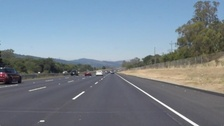
#> input picture CarND-LaneLines-P1/test_images/solidWhiteRight.jpg, 224 x 126 px, shrunk from 960 x 540 before the run
$ jupyter execute --allow-errors P1.ipynb   (shell and % lines are left out)
#> lines starting #> are read from the running program, lines starting #| are printed output that depends on the picture; after the words box and inside, x2 and y2 are one past the last pixel; in counts of white or black regions, pixels touching at a corner belong together
# Self-Driving Car Engineer Nanodegree

## Project: **Finding Lane Lines on the Road**
***
In this project, you will use the tools you learned about in the lesson to identify lane lines on the road.  You can develop your pipeline on a series of individual images, and later apply the result to a video stream (really just a series of images). Check out the video clip "raw-lines-example.mp4" (also contained in this repository) to see what the output should look like after using the helper functions below.

Once you have a result that looks roughly like "raw-lines-example.mp4", you'll need to get creative and try to average and/or extrapolate the line segments you've detected to map out the full extent of the lane lines.  You can see an example of the result you're going for in the video "P1_example.mp4".  Ultimately, you would like to draw just one line for the left side of the lane, and one for the right.

In addition to implementing code, there is a brief writeup to complete. The writeup should be completed in a separate file, which can be either a markdown file or a pdf document. There is a [write up template](https://github.com/udacity/CarND-LaneLines-P1/blob/master/writeup_template.md) that can be used to guide the writing process. Completing both the code in the Ipython notebook and the writeup template will cover all of the [rubric points](https://review.udacity.com/#!/rubrics/322/view) for this project.

---
Let's have a look at our first image called 'test_images/solidWhiteRight.jpg'.  Run the 2 cells below (hit Shift-Enter or the "play" button above) to display the image.

**Note: If, at any point, you encounter frozen display windows or other confounding issues, you can always start again with a clean slate by going to the "Kernel" menu above and selecting "Restart & Clear Output".**

---

**The tools you have are color selection, region of interest selection, grayscaling, Gaussian smoothing, Canny Edge Detection and Hough Tranform line detection.  You  are also free to explore and try other techniques that were not presented in the lesson.  Your goal is piece together a pipeline to detect the line segments in the image, then average/extrapolate them and draw them onto the image for display (as below).  Once you have a working pipeline, try it out on the video stream below.**

---

<figure>

 <figcaption>
 <p></p>
 <p style="text-align: center;"> Your output should look something like this (above) after detecting line segments using the helper functions below </p>
 </figcaption>
</figure>
 <p></p>
<figure>

 <figcaption>
 <p></p>
 <p style="text-align: center;"> Your goal is to connect/average/extrapolate line segments to get output like this</p>
 </figcaption>
</figure>

**Run the cell below to import some packages.  If you get an `import error` for a package you've already installed, try changing your kernel (select the Kernel menu above --> Change Kernel).  Still have problems?  Try relaunching Jupyter Notebook from the terminal prompt.  Also, consult the forums for more troubleshooting tips.**

## Import Packages

[cell 1]
#importing some useful packages
import matplotlib.pyplot as plt
import matplotlib.image as mpimg
import numpy as np
import cv2

## Read in an Image

[cell 2]
#reading in an image
image = mpimg.imread('test_images/solidWhiteRight.jpg')
#> image is the input picture: shape (126, 224, 3); mean R, G, B 120.3, 132.6, 143.7

#printing out some stats and plotting
print('This image is:', type(image), 'with dimensions:', image.shape)
#| This image is: <class 'numpy.ndarray'> with dimensions: (126, 224, 3)
plt.imshow(image)  # if you wanted to show a single color channel image called 'gray', for example, call as plt.imshow(gray, cmap='gray')

## Ideas for Lane Detection Pipeline

**Some OpenCV functions (beyond those introduced in the lesson) that might be useful for this project are:**

`cv2.inRange()` for color selection
`cv2.fillPoly()` for regions selection
`cv2.line()` to draw lines on an image given endpoints
`cv2.addWeighted()` to coadd / overlay two images
`cv2.cvtColor()` to grayscale or change color
`cv2.imwrite()` to output images to file
`cv2.bitwise_and()` to apply a mask to an image

**Check out the OpenCV documentation to learn about these and discover even more awesome functionality!**

## Helper Functions

Below are some helper functions to help get you started. They should look familiar from the lesson!

[cell 3]
import math

def grayscale(img):
    """Applies the Grayscale transform
    This will return an image with only one color channel
    but NOTE: to see the returned image as grayscale
    (assuming your grayscaled image is called 'gray')
    you should call plt.imshow(gray, cmap='gray')"""
    return cv2.cvtColor(img, cv2.COLOR_RGB2GRAY)
    # Or use BGR2GRAY if you read an image with cv2.imread()
    # return cv2.cvtColor(img, cv2.COLOR_BGR2GRAY)

def canny(img, low_threshold, high_threshold):
    """Applies the Canny transform"""
    return cv2.Canny(img, low_threshold, high_threshold)

def gaussian_blur(img, kernel_size):
    """Applies a Gaussian Noise kernel"""
#> called with kernel_size = 7
    return cv2.GaussianBlur(img, (kernel_size, kernel_size), 0)
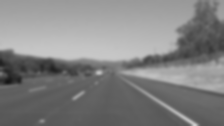
#> returned value: shape (126, 224); min 21, max 208, mean 130.1

def region_of_interest(img, vertices):
    """
    Applies an image mask.

    Only keeps the region of the image defined by the polygon
    formed from `vertices`. The rest of the image is set to black.
    `vertices` should be a numpy array of integer points.
    """
    #defining a blank mask to start with
    mask = np.zeros_like(img)

    #defining a 3 channel or 1 channel color to fill the mask with depending on the input image
    if len(img.shape) > 2:
        channel_count = img.shape[2]  # i.e. 3 or 4 depending on your image
        ignore_mask_color = (255,) * channel_count
    else:
        ignore_mask_color = 255

    #filling pixels inside the polygon defined by "vertices" with the fill color
    cv2.fillPoly(mask, vertices, ignore_mask_color)

    #returning the image only where mask pixels are nonzero
    masked_image = cv2.bitwise_and(img, mask)
    return masked_image


from scipy import stats

def draw_lines(img, lines, color=[255, 0, 0], thickness=2, horizon=0.6, original_img=None):
    """
    NOTE: this is the function you might want to use as a starting point once you want to
    average/extrapolate the line segments you detect to map out the full
    extent of the lane (going from the result shown in raw-lines-example.mp4
    to that shown in P1_example.mp4).

    Think about things like separating line segments by their
    slope ((y2-y1)/(x2-x1)) to decide which segments are part of the left
    line vs. the right line.  Then, you can average the position of each of
    the lines and extrapolate to the top and bottom of the lane.

    This function draws `lines` with `color` and `thickness`.
    Lines are drawn on the image inplace (mutates the image).
    If you want to make the lines semi-transparent, think about combining
    this function with the weighted_img() function below
    """
    left_x = []
    left_y = []
    right_x = []
    right_y = []
    height = img.shape[0]
    for line in lines:
        for x1,y1,x2,y2 in line:

            sl = slope(x1,y1,x2,y2)
            if (abs(sl) < 0.1):
                continue

            if (sl < 0):
                left_x = left_x + [x1, x2]
                left_y = left_y + [y1, y2]
            else:
                right_x = right_x + [x1, x2]
                right_y = right_y + [y1, y2]

    draw_line(img, left_x, left_y, height, horizon, color=color, thickness=thickness, original_img=original_img)
    draw_line(img, right_x, right_y, height, horizon, color=color, thickness=thickness, original_img=original_img)


def draw_line(img, X, Y, height, horizon, color=[255, 0, 0], thickness=2, original_img=None):
    if len(X) > 1:
        try:
            slope, intercept, r_value, p_value, std_err = stats.linregress(X, Y)

            x1 = get_x(height, intercept, slope)
            x2 = get_x(height * horizon, intercept, slope)

            cv2.line(img, (x1, height), (x2, int(height * horizon)), color, thickness)
        except:
            if original_img is not None:
                index = 0

# [4 lines of commented-out code are left out]
                cv2.imwrite("error_images_output/" + str(X[0]) + "_" + str(X[1]) + ".jpg", original_img)

            #print(X, Y)
            #print("slope, intercept", slope, intercept, r_value, p_value, std_err)

def get_x(y, intercept, slope):
    return int((y - intercept) / slope)

def slope(x1, y1, x2, y2):
    return (y2 - y1) / (x2 - x1)

def hough_lines(img, rho, theta, threshold, min_line_len, max_line_gap, original_img=None):
    """
    `img` should be the output of a Canny transform.

    Returns an image with hough lines drawn.
    """
    lines = cv2.HoughLinesP(img, rho, theta, threshold, np.array([]), minLineLength=min_line_len, maxLineGap=max_line_gap)
    line_img = np.zeros((img.shape[0], img.shape[1], 3), dtype=np.uint8)
    draw_lines(line_img, lines, original_img=original_img)
    return line_img

# Python 3 has support for cool math symbols.

def weighted_img(img, initial_img, α=0.8, β=1., γ=0.):
    """
    `img` is the output of the hough_lines(), An image with lines drawn on it.
    Should be a blank image (all black) with lines drawn on it.

    `initial_img` should be the image before any processing.

    The result image is computed as follows:

    initial_img * α + img * β + γ
    NOTE: initial_img and img must be the same shape!
    """
    return cv2.addWeighted(initial_img, α, img, β, γ)

## Test Images

Build your pipeline to work on the images in the directory "test_images"
**You should make sure your pipeline works well on these images before you try the videos.**

[cell 4]
import os
os.listdir("test_images/")

## Build a Lane Finding Pipeline

Build the pipeline and run your solution on all test_images. Make copies into the `test_images_output` directory, and you can use the images in your writeup report.

Try tuning the various parameters, especially the low and high Canny thresholds as well as the Hough lines parameters.

[cell 5]
def plot_two_images(image1, image2, cmap='gray'):
#> called with cmap = 'gray'
    fig = plt.figure(figsize=(20, 10))
    fig.add_subplot(1, 2, 1)
    plt.imshow(image1, cmap)
    fig.add_subplot(1,2, 2)
    plt.imshow(image2, cmap)
    plt.show()
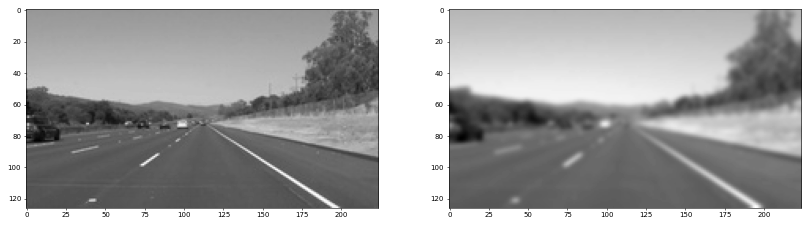
#> figure drawn by matplotlib, 2 panels

[cell 6]
# any odd number
kernel_size = 7

gray_image = grayscale(image);
blur_gray = gaussian_blur(gray_image, kernel_size)

plot_two_images(gray_image, blur_gray)

[cell 7]
# in gray scale pixel can take values from 0 to 255
low_threshold = 10
high_threshold = 30
edges = canny(blur_gray, low_threshold, high_threshold)
#> in canny, `return cv2.Canny(img, low_threshold, high_threshold)`:
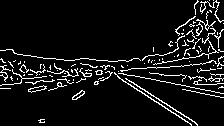
#> returned value: shape (126, 224); 7.8% white in thin lines or dots
plot_two_images(canny(gray_image, low_threshold, high_threshold), edges)
#> in canny (call 2), `return cv2.Canny(img, low_threshold, high_threshold)`: returned value: shape (126, 224); 15.7% white in thin lines or dots

[cell 8]
def detect_edges(image, kernel_size = 7, low_threshold = 40, high_threshold = 120):
    gray_image = grayscale(image);
    blur_gray = gaussian_blur(gray_image, kernel_size)

    return canny(blur_gray, low_threshold, high_threshold)
#> in canny (call 3), `return cv2.Canny(img, low_threshold, high_threshold)`: returned value: shape (126, 224); 4.8% white in thin lines or dots

[cell 9]
plot_two_images(detect_edges(image, low_threshold = 30, high_threshold = 90), detect_edges(image))
#> in canny (call 4), `return cv2.Canny(img, low_threshold, high_threshold)`: returned value: shape (126, 224); 4.2% white in thin lines or dots

[cell 10]
# distance in Hough space in units of pixels
rho = 1
# angular resolution in units of radians (2p rad = 360)
theta = np.pi/180
# specifies the minimum number of votes (intersections in a given grid cell)
threshold = 10
# is the minimum length of a line (in pixels) that you will accept in the output
min_line_length = 90
max_line_gap = 30

imshape = image.shape
#> imshape = (126, 224, 3)
height = imshape[0]
#> height = 126
width = imshape[1]
#> width = 224

mask = np.array([[(width * 0.45, height * 0.6), (width * 0.15, height), (width * 0.9, height), (width * 0.55, height * 0.6)]], dtype=np.int32)

filtered_lines = region_of_interest(detect_edges(image), mask);
#> in region_of_interest, `mask = np.zeros_like(img)`: mask: shape (126, 224); every value is 0
#> in region_of_interest, `cv2.fillPoly(mask, vertices, ignore_mask_color)`:
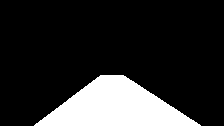
#> mask: shape (126, 224); 17.3% white; 1 white region, box (x1, y1, x2, y2) and area: (34, 75, 201, 126) 4892
#> in region_of_interest, `masked_image = cv2.bitwise_and(img, mask)`:
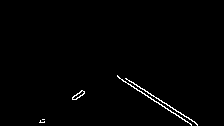
#> masked_image: shape (126, 224); 1% white in thin lines or dots, all inside (x1, y1, x2, y2) = (39, 75, 198, 126)

#> (the rest of this cell did not finish here and is left out)

#> in hough_lines, `lines = cv2.HoughLinesP(img, rho, theta, threshold, np.array([]), minL..`: lines = None

plot_two_images(filtered_lines, weighted_img(lines, image))

[cell 11]
def visualize_mask(path="test_images/solidWhiteRight.jpg", msk=None):
    # added ability to visually find best mask/polygon of interest
#> called with path = 'test_images/solidWhiteRight.jpg'
    image = mpimg.imread(path)

    imshape = image.shape
#> imshape = (126, 224, 3)
    height = imshape[0]
#> height = 126
    width = imshape[1]
#> width = 224

    if msk is None:
        msk = np.array( [[(width * 0.45, height * 0.6), (width * 0.15, height), (width * 0.9, height), (width * 0.55, height * 0.6)]], dtype=np.int32 )

    cv2.fillPoly(image, msk, 255)

    plt.imshow(image)
    plt.show()

#> (a cell that did not finish here is left out)

It is time to combine everything to data pipline that can process image and save output

[cell 13]
def process_image(image, image_name='solidWhiteRight.jpg', plot=False, save_output=False, horizon=0.6):
#> called with image_name = 'test_images/solidWhiteRight.jpg', plot = True, save_output = False, horizon = 0.6
    rho = 1 # distance in Hough space in units of pixels
#> rho = 1
    theta = np.pi / 180 # angular resolution in units of radians (2p rad = 360)
    threshold = 10 # specifies the minimum number of votes (intersections in a given grid cell)
    min_line_length = 90 # is the minimum length of a line (in pixels) that you will accept in the output
    max_line_gap = 30

    #detect edges of the image
    edges = detect_edges(image);
    #cv2.imwrite("test_images_output/edges.jpg", edges)

    #area where we expect line should be
    imshape = image.shape
#> imshape = (126, 224, 3)
    height = imshape[0]
#> height = 126
    width = imshape[1]
#> width = 224

    mask = np.array([[(width * 0.45, height * horizon), (width * 0.01, height), (width * 0.9, height), (width * 0.55, height * horizon)]], dtype=np.int32)

    filtered_lines = region_of_interest(edges, mask);
#> in region_of_interest (call 2), `cv2.fillPoly(mask, vertices, ignore_mask_color)`:
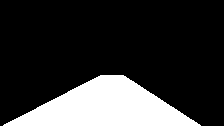
#> mask: shape (126, 224); 20.2% white; 1 white region, box (x1, y1, x2, y2) and area: (3, 75, 201, 126) 5698
#> in region_of_interest (call 2), `masked_image = cv2.bitwise_and(img, mask)`: masked_image: shape (126, 224); 1.1% white in thin lines or dots, all inside (x1, y1, x2, y2) = (38, 75, 198, 126)
#     cv2.imwrite("test_images_output/area_of_interest", filtered_lines)

    lines = hough_lines(filtered_lines, rho, theta, threshold, min_line_length, max_line_gap, original_img=image)
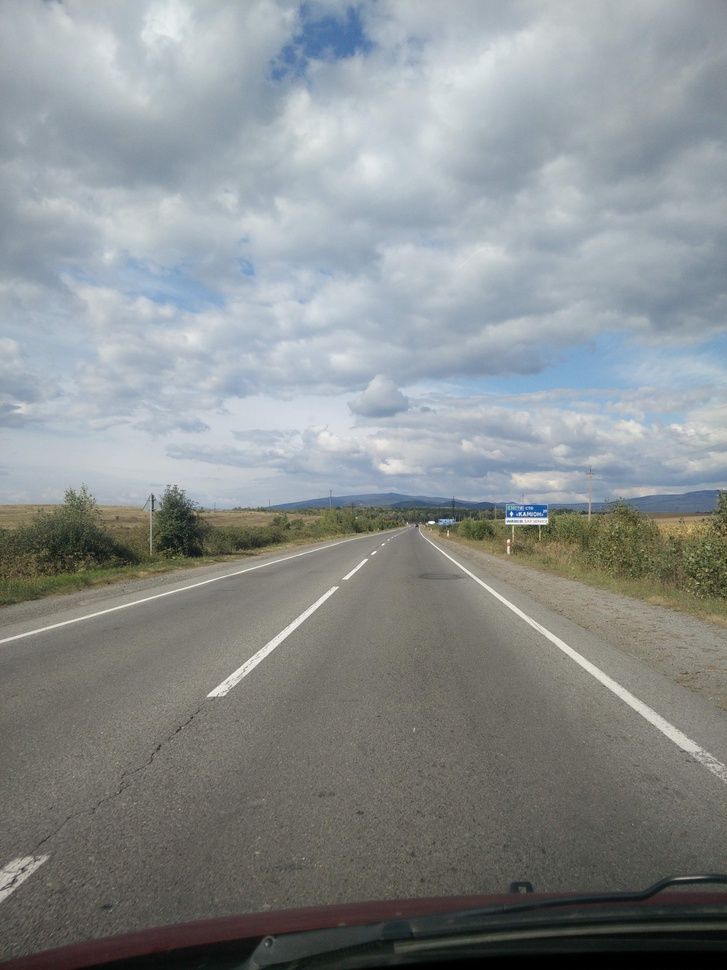
#> input picture CarND-LaneLines-P1/test_images/denys_test_4.jpg, 727 x 970 px, shrunk from 3120 x 4160 before the run, found by its file name

    if plot:
        plot_two_images(image, edges)
        plot_two_images(filtered_lines, weighted_img(lines, image))
        visualize_mask(image_name, mask)

    if save_output:
        cv2.imwrite("test_images_output" + image_name + ".jpg", weighted_img(filtered_lines, image, horizon))

    if not plot:
        return weighted_img(lines, image)

#> (a cell that did not finish here is left out)

#> (a cell that did not finish here is left out)

#> in detect_edges, image is the input picture: shape (970, 727, 3); mean R, G, B 137.1, 142.1, 142.9
#> in canny (call 7), `return cv2.Canny(img, low_threshold, high_threshold)`: returned value: shape (970, 727); 0.8% white in thin lines or dots, all inside (x1, y1, x2, y2) = (0, 484, 727, 968)
#> in region_of_interest (call 3), `cv2.fillPoly(mask, vertices, ignore_mask_color)`:
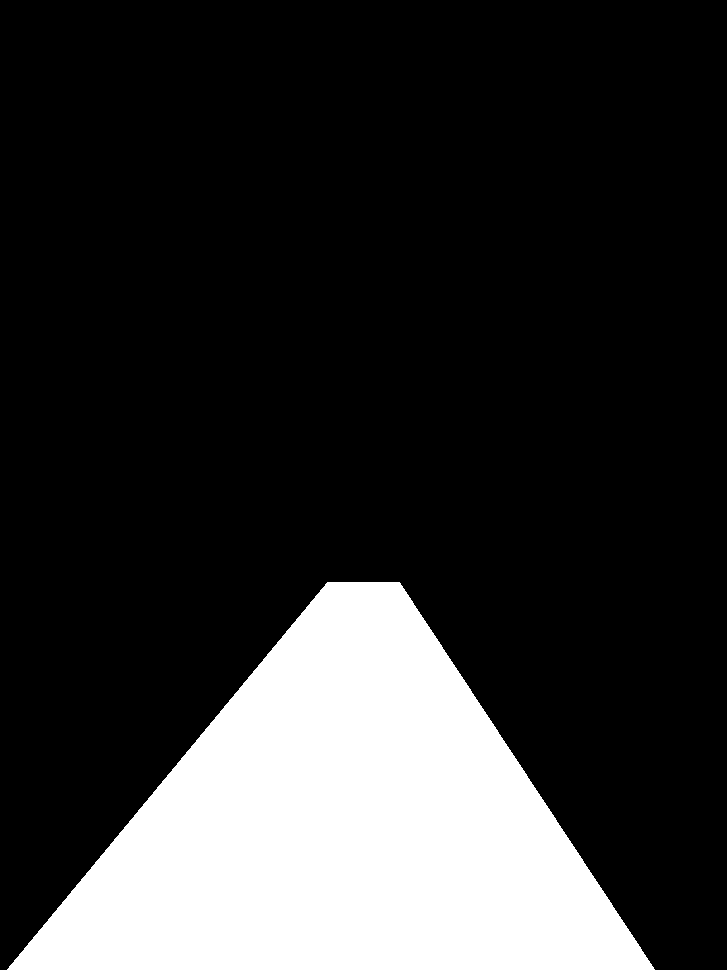
#> mask: shape (970, 727); 19.8% white; 1 white region, box (x1, y1, x2, y2) and area: (7, 582, 655, 970) 139874
#> in region_of_interest (call 3), `masked_image = cv2.bitwise_and(img, mask)`:
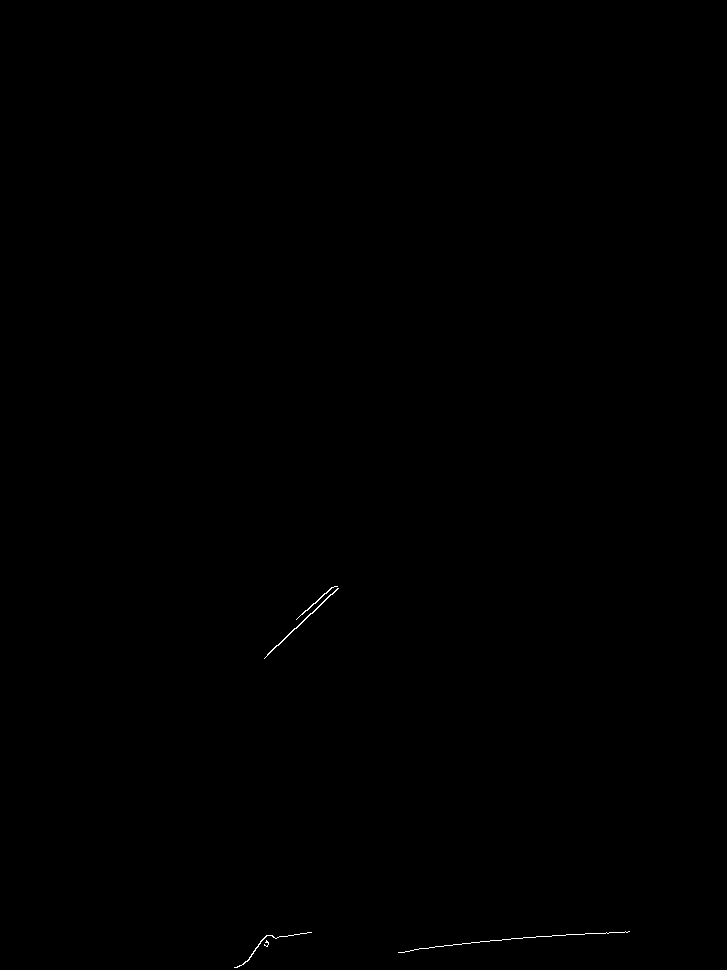
#> masked_image: shape (970, 727); 0.08% white in thin lines or dots, all inside (x1, y1, x2, y2) = (234, 586, 630, 968)
#> in draw_lines (call 3), `draw_line(img, left_x, left_y, height, horizon, color=color, thickness..`: img: shape (970, 727, 3); every value is 0
#> in weighted_img, `return cv2.addWeighted(initial_img, α, img, β, γ)`:
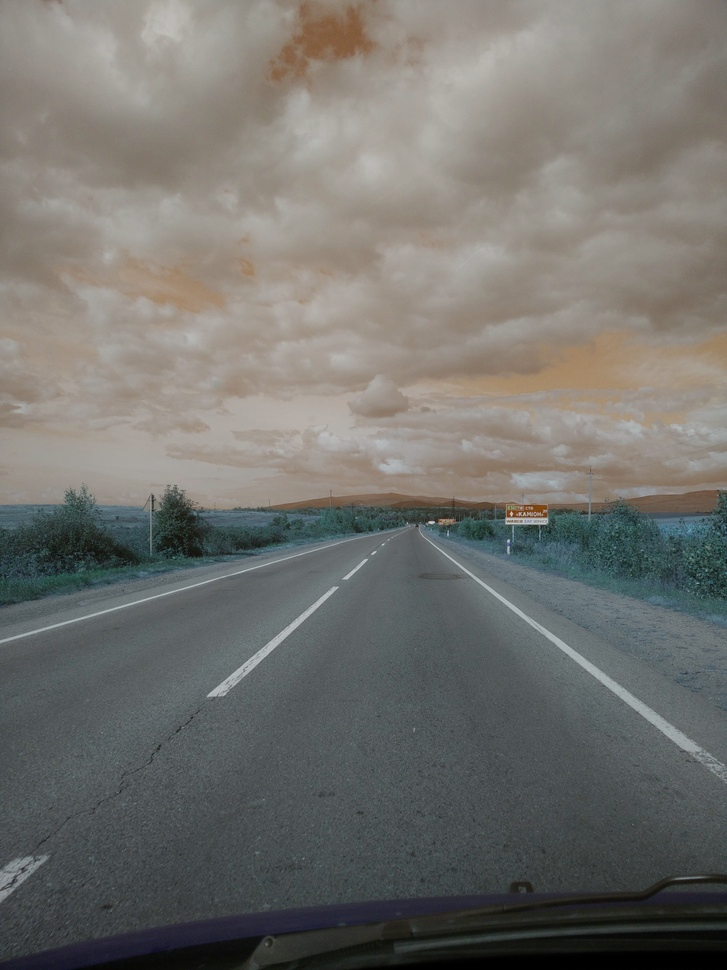
#> returned value: shape (970, 727, 3); mean of channels 0, 1, 2 109.7, 113.7, 114.3; drawn as B, G, R
